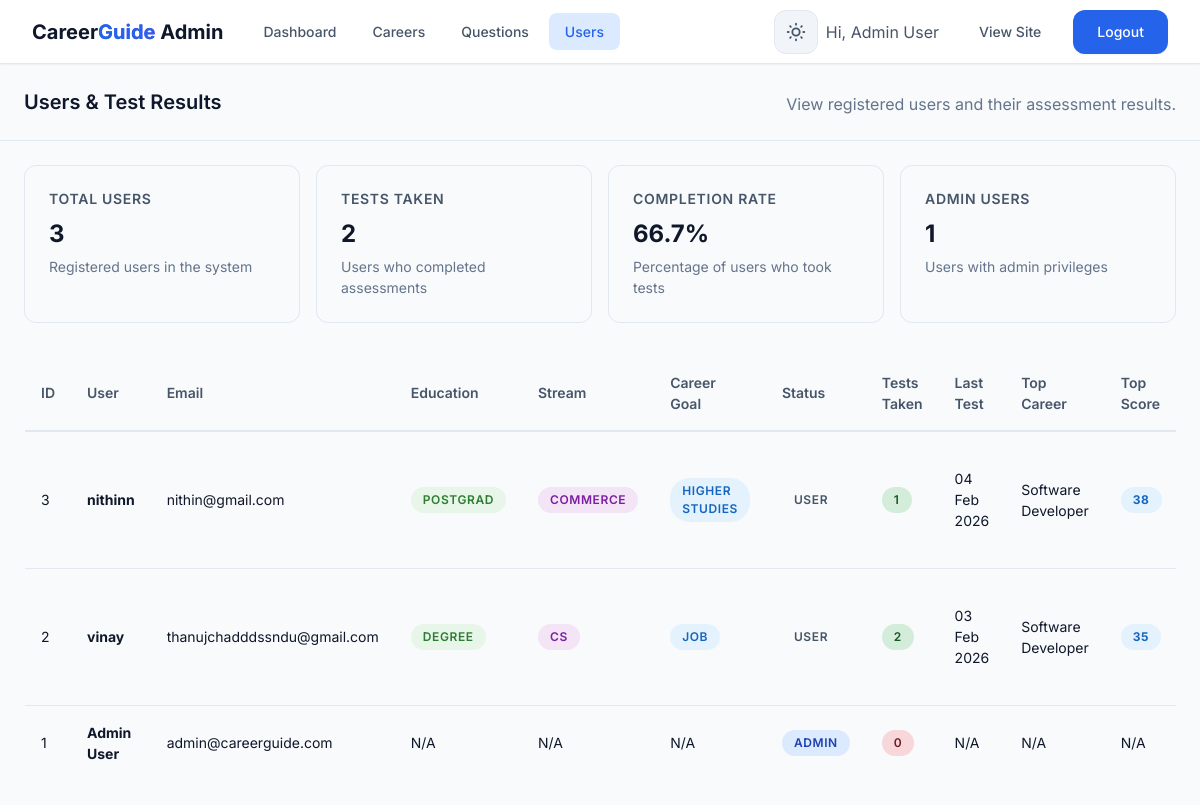
The page /admin/users.php (signed in) on the database its author committed.
### tables this page shows
CREATE TABLE `users` (
  `id` int(11) NOT NULL,
  `name` varchar(200) NOT NULL,
  `email` varchar(191) NOT NULL,
  `password_hash` varchar(255) NOT NULL,
  `is_admin` tinyint(1) DEFAULT 0,
  `created_at` timestamp NOT NULL DEFAULT current_timestamp()
);

### admin/users.php (the view, shortened to what this page needs)
<?php
require_once '../config.php';
$admin_name = $_SESSION['user_name'];
$sql = "SELECT
            u.*,
            COUNT(ut.id) as test_count,
            up.education,
            up.stream,
            up.career_goal,
            up.skills,
            up.interests
        FROM users u
        LEFT JOIN user_tests ut ON u.id = ut.user_id
        LEFT JOIN user_profiles up ON u.id = up.user_id
        GROUP BY u.id
        ORDER BY u.created_at DESC";
$result = mysqli_query($conn, $sql);
$users = [];
if ($result) {
    while ($row = mysqli_fetch_assoc($result)) {
        $row['skills'] = json_decode($row['skills'] ?? '[]', true) ?: [];
        $row['interests'] = json_decode($row['interests'] ?? '[]', true) ?: [];
        $user_id = $row['id'];
        $test_query = "SELECT results, completed_at FROM user_tests WHERE user_id = $user_id ORDER BY completed_at DESC LIMIT 1";
        $test_result = mysqli_query($conn, $test_query);
        $row['top_career'] = 'N/A';
        $row['top_score'] = 'N/A';
        $row['last_test_date'] = null;
        if ($test_result && mysqli_num_rows($test_result) > 0) {
            $test_row = mysqli_fetch_assoc($test_result);
            $row['last_test_date'] = $test_row['completed_at'];
            $test_results = json_decode($test_row['results'], true);
            if (isset($test_results['scores']) && is_array($test_results['scores'])) {
                arsort($test_results['scores']);
                $top_career_slug = key($test_results['scores']);
                $top_score = current($test_results['scores']);
                $career_query = "SELECT title FROM careers WHERE slug = '$top_career_slug'";
                $career_result = mysqli_query($conn, $career_query);
                if ($career_result && mysqli_num_rows($career_result) > 0) {
                    $career_row = mysqli_fetch_assoc($career_result);
                    $row['top_career'] = $career_row['title'];
                    $row['top_score'] = $top_score;
                }
            }
        }
        $users[] = $row;
    }
}
$total_users = count($users);
$total_tests = 0;
foreach ($users as $user) {
    if ($user['test_count'] > 0) {
        $total_tests++;
    }
}
?>
<!DOCTYPE html>
<html lang="en">
<head>
  <link rel="stylesheet" href="../assets/css/style.css">
</head>
<body>
  <header class="site-header">
    <div class="container">
      <div class="header-left">
        <a href="index.php" class="logo">Career<span>Guide</span> Admin</a>
        <nav class="nav-links">
          <a href="index.php">Dashboard</a>
          <a href="careers.php">Careers</a>
          <a href="questions.php">Questions</a>
          <a href="users.php" class="active">Users</a>
        </nav>
      </div>
      <div class="nav-actions">
        <button class="theme-toggle" id="themeToggle" aria-label="Toggle theme">
        </button>
        <span style="color: var(--color-text-secondary); margin-right: var(--space-sm);">
          Hi, <?php echo htmlspecialchars($admin_name); ?>
        </span>
        <a href="../index.php" target="_blank" class="btn btn-ghost">View Site</a>
        <a href="../logout.php" class="btn btn-primary">Logout</a>
      </div>
    </div>
  </header>
  <div class="admin-header">
    <h1>Users & Test Results</h1>
    <p class="text-muted" style="margin-top: var(--space-xs);">View registered users and their assessment results.</p>
  </div>
  <main class="admin-main">
    <div class="stats-grid">
      <div class="stat-card">
        <h3>Total Users</h3>
        <div class="value"><?php echo $total_users; ?></div>
        <div class="description">Registered users in the system</div>
      </div>
      <div class="stat-card">
        <h3>Tests Taken</h3>
        <div class="value"><?php echo $total_tests; ?></div>
        <div class="description">Users who completed assessments</div>
      </div>
      <div class="stat-card">
        <h3>Completion Rate</h3>
        <div class="value"><?php echo $total_users > 0 ? round(($total_tests / $total_users) * 100, 1) : 0; ?>%</div>
        <div class="description">Percentage of users who took tests</div>
      </div>
      <div class="stat-card">
        <h3>Admin Users</h3>
        <?php
        $admin_count = 0;
        foreach ($users as $user) {
            if ($user['is_admin'] == 1) {
                $admin_count++;
            }
        }
        ?>
        <div class="value"><?php echo $admin_count; ?></div>
        <div class="description">Users with admin privileges</div>
      </div>
    </div>
    <?php if (empty($users)): ?>
      <div class="empty-state">
        <h3>No users found</h3>
        <p>No users have registered yet.</p>
      </div>
    <?php else: ?>
      <div class="table-wrap">
        <table>
          <thead>
            <tr>
              <th>ID</th>
              <th>User</th>
              <th>Email</th>
              <th>Education</th>
              <th>Stream</th>
              <th>Career Goal</th>
              <th>Status</th>
              <th>Tests Taken</th>
              <th>Last Test</th>
              <th>Top Career</th>
              <th>Top Score</th>
            </tr>
          </thead>
          <tbody id="userTableBody">
            <?php foreach ($users as $user): ?>
              <tr>
                <td><?php echo $user['id']; ?></td>
                <td><strong><?php echo htmlspecialchars($user['name']); ?></strong></td>
                <td><?php echo htmlspecialchars($user['email']); ?></td>
                <td>
                  <?php if ($user['education']): ?>
                    <span class="badge badge-education"><?php echo htmlspecialchars(ucfirst(str_replace('_', ' ', $user['education']))); ?></span>
                  <?php else: ?>
                    N/A
                  <?php endif; ?>
                </td>
                <td>
                  <?php if ($user['stream']): ?>
                    <span class="badge badge-stream"><?php echo htmlspecialchars(strtoupper($user['stream'])); ?></span>
                  <?php else: ?>
                    N/A
                  <?php endif; ?>
                </td>
                <td>
                  <?php if ($user['career_goal']): ?>
                    <span class="badge badge-goal"><?php echo htmlspecialchars(ucfirst(str_replace('_', ' ', $user['career_goal']))); ?></span>
                  <?php else: ?>
                    N/A
                  <?php endif; ?>
                </td>
                <td>
                  <?php if ($user['is_admin'] == 1): ?>
                    <span class="badge badge-admin">Admin</span>
                  <?php else: ?>
                    <span class="badge badge-user">User</span>
                  <?php endif; ?>
                </td>
                <td>
                  <?php if ($user['test_count'] > 0): ?>
                    <span class="badge badge-test"><?php echo $user['test_count']; ?></span>
                  <?php else: ?>
                    <span class="badge badge-no-test">0</span>
                  <?php endif; ?>
                </td>
                <td>
                  <?php if ($user['last_test_date']): ?>
                    <?php echo date('d M Y', strtotime($user['last_test_date'])); ?>
                  <?php else: ?>
                    N/A
                  <?php endif; ?>
                </td>
                <td><?php echo htmlspecialchars($user['top_career']); ?></td>
                <td>
                  <?php if ($user['top_score'] != 'N/A'): ?>
                    <span class="badge badge-score"><?php echo $user['top_score']; ?></span>
                  <?php else: ?>
                    N/A
                  <?php endif; ?>
                </td>
              </tr>
            <?php endforeach; ?>
          </tbody>
        </table>
      </div>
    <?php endif; ?>
  </main>
</body>
</html>

### admin/users.php (style rules this page uses)
.admin-header { padding: var(--space-lg); border-bottom: 1px solid var(--color-border); display: flex; align-items: center; justify-content: space-between; flex-wrap: wrap; gap: var(--space-md); background: var(--color-bg); }
.admin-header h1 { font-size: var(--text-xl); color: var(--color-text-primary); margin: 0; }
.admin-main { padding: var(--space-lg); max-width: 1400px; margin: 0 auto; }
.stats-grid { display: grid; grid-template-columns: repeat(auto-fit, minmax(250px, 1fr)); gap: var(--space-md); margin-bottom: var(--space-xl); }
.stat-card { background: var(--color-bg); border: 1px solid var(--color-border); border-radius: var(--radius-lg); padding: var(--space-lg); display: flex; flex-direction: column; }
.stat-card h3 { font-size: var(--text-sm); color: var(--color-text-secondary); margin-bottom: var(--space-sm); text-transform: uppercase; letter-spacing: 0.05em; }
.stat-card .value { font-size: var(--text-2xl); font-weight: 700; color: var(--color-text-primary); margin-bottom: var(--space-xs); }
.stat-card .description { font-size: var(--text-sm); color: var(--color-text-muted); }
.badge { display: inline-block; padding: 4px 12px; border-radius: 20px; font-size: var(--text-xs); font-weight: 600; text-transform: uppercase; letter-spacing: 0.05em; }
.badge-admin { background: var(--color-primary-light); color: var(--color-primary-dark); }
.badge-user { background: var(--color-bg-light); color: var(--color-text-secondary); }
.badge-test { background: #d4edda; color: #155724; }
.badge-no-test { background: #f8d7da; color: #721c24; }
.badge-score { background: #e3f2fd; color: #1565c0; font-weight: 700; }
.badge-education { background: #e8f5e9; color: #2e7d32; }
.badge-stream { background: #f3e5f5; color: #7b1fa2; }
.badge-goal { background: #e3f2fd; color: #1565c0; }
.table-wrap { display: none; overflow-x: auto; margin-top: var(--space-lg); }
table { width: 100%; border-collapse: collapse; background: var(--color-bg); border: 1px solid var(--color-border); border-radius: var(--radius-lg); overflow: hidden; }
th, td { padding: var(--space-md); text-align: left; border-bottom: 1px solid var(--color-border); }
th { font-weight: 600; color: var(--color-text-secondary); background: var(--color-bg-light); border-bottom: 2px solid var(--color-border); }
@media (min-width: 1024px) { .table-wrap { display: block; } }

### rows shown on the page
users: id "3", name "nithinn", email "nithin@gmail.com", education "POSTGRAD", stream "COMMERCE", career_goal "HIGHER STUDIES", is_admin "USER", test_count "1", last_test_date "04 Feb 2026", top_career "Software Developer", top_score "38"
users: id "2", name "vinay", email "thanujchadddssndu@gmail.com", education "DEGREE", stream "CS", career_goal "JOB", is_admin "USER", test_count "2", last_test_date "03 Feb 2026", top_career "Software Developer", top_score "35"
users: id "1", name "Admin User", email "admin@careerguide.com", shows "N/A", is_admin "ADMIN", shows "0", top_career "N/A"

### other values the page prints
$admin_name "Admin User"
$total_users "3"
$total_tests "2"
$admin_count "1"
